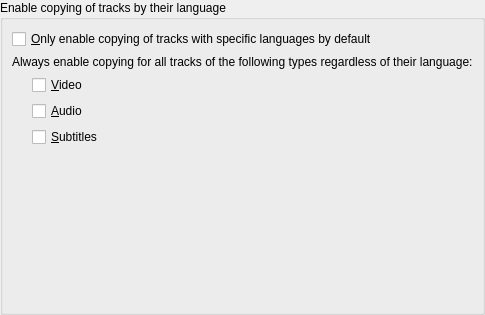
      <widget class="QWidget" name="pMergeEnableTracksByLanguage">
       <layout class="QVBoxLayout" name="verticalLayout_9">
        <property name="leftMargin">
         <number>0</number>
        </property>
        <property name="topMargin">
         <number>0</number>
        </property>
        <property name="rightMargin">
         <number>0</number>
        </property>
        <property name="bottomMargin">
         <number>0</number>
        </property>
        <item>
         <widget class="QGroupBox" name="groupBox_7">
          <property name="title">
           <string>Enable copying of tracks by their language</string>
          </property>
          <layout class="QVBoxLayout" name="verticalLayout_21">
           <item>
            <widget class="QCheckBox" name="cbMEnableMuxingTracksByLanguage">
             <property name="text">
              <string>&amp;Only enable copying of tracks with specific languages by default</string>
             </property>
            </widget>
           </item>
           <item>
            <widget class="QLabel" name="lMEnableMuxingAllTracksOfType">
             <property name="text">
              <string>Always enable copying for all tracks of the following types regardless of their language:</string>
             </property>
            </widget>
           </item>
           <item>
            <layout class="QHBoxLayout" name="horizontalLayout_2">
             <item>
              <spacer name="horizontalSpacer">
               <property name="orientation">
                <enum>Qt::Horizontal</enum>
               </property>
               <property name="sizeType">
                <enum>QSizePolicy::Fixed</enum>
               </property>
               <property name="sizeHint" stdset="0">
                <size>
                 <width>20</width>
                 <height>20</height>
                </size>
               </property>
              </spacer>
             </item>
             <item>
              <layout class="QVBoxLayout" name="verticalLayout_13">
               <item>
                <widget class="QCheckBox" name="cbMEnableMuxingAllVideoTracks">
                 <property name="text">
                  <string>&amp;Video</string>
                 </property>
                </widget>
               </item>
               <item>
                <widget class="QCheckBox" name="cbMEnableMuxingAllAudioTracks">
                 <property name="text">
                  <string>&amp;Audio</string>
                 </property>
                </widget>
               </item>
               <item>
                <widget class="QCheckBox" name="cbMEnableMuxingAllSubtitleTracks">
                 <property name="text">
                  <string>&amp;Subtitles</string>
                 </property>
                </widget>
               </item>
              </layout>
             </item>
            </layout>
           </item>
           <item>
            <widget class="mtx::gui::Util::SideBySideMultiSelect" name="tbMEnableMuxingTracksByLanguage" native="true">
             <property name="sizePolicy">
              <sizepolicy hsizetype="Preferred" vsizetype="MinimumExpanding">
               <horstretch>0</horstretch>
               <verstretch>0</verstretch>
              </sizepolicy>
             </property>
             <property name="minimumSize">
              <size>
               <width>0</width>
               <height>150</height>
              </size>
             </property>
            </widget>
           </item>
          </layout>
         </widget>
        </item>
        <item>
         <spacer name="verticalSpacer_3">
          <property name="orientation">
           <enum>Qt::Vertical</enum>
          </property>
          <property name="sizeType">
           <enum>QSizePolicy::Minimum</enum>
          </property>
          <property name="sizeHint" stdset="0">
           <size>
            <width>20</width>
            <height>0</height>
           </size>
          </property>
         </spacer>
        </item>
       </layout>
      </widget>
